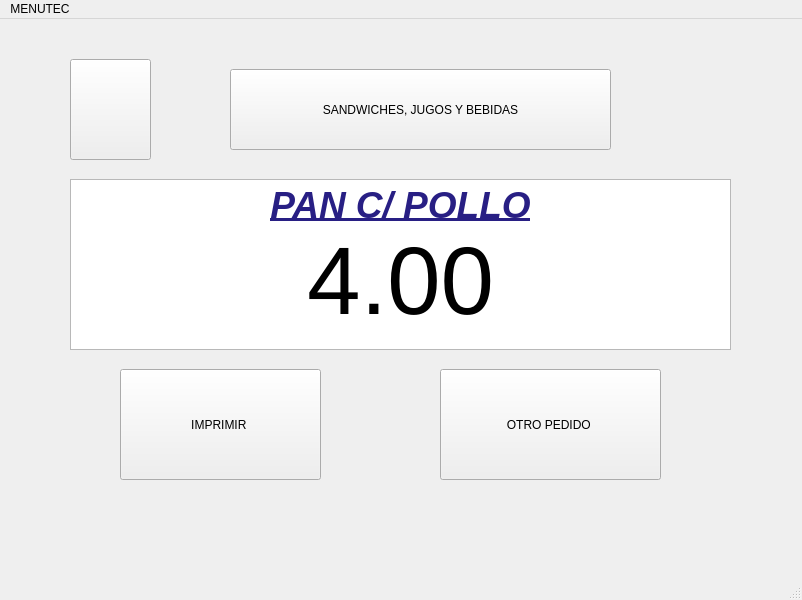
<?xml version="1.0" encoding="UTF-8"?>
<ui version="4.0">
 <class>panes3Window</class>
 <widget class="QMainWindow" name="panes3Window">
  <property name="geometry">
   <rect>
    <x>0</x>
    <y>0</y>
    <width>802</width>
    <height>600</height>
   </rect>
  </property>
  <property name="windowTitle">
   <string>MainWindow</string>
  </property>
  <widget class="QWidget" name="centralwidget">
   <widget class="QPushButton" name="btnImprimir53">
    <property name="geometry">
     <rect>
      <x>120</x>
      <y>350</y>
      <width>201</width>
      <height>111</height>
     </rect>
    </property>
    <property name="text">
     <string>IMPRIMIR </string>
    </property>
   </widget>
   <widget class="QPushButton" name="btnPanes3">
    <property name="geometry">
     <rect>
      <x>230</x>
      <y>50</y>
      <width>381</width>
      <height>81</height>
     </rect>
    </property>
    <property name="text">
     <string>SANDWICHES, JUGOS Y BEBIDAS</string>
    </property>
    <property name="icon">
     <iconset>
      <normaloff>UTEC.png</normaloff>UTEC.png</iconset>
    </property>
   </widget>
   <widget class="QPushButton" name="btnPedido53">
    <property name="geometry">
     <rect>
      <x>440</x>
      <y>350</y>
      <width>221</width>
      <height>111</height>
     </rect>
    </property>
    <property name="text">
     <string>OTRO PEDIDO </string>
    </property>
   </widget>
   <widget class="QPushButton" name="btnIzquierda53">
    <property name="geometry">
     <rect>
      <x>70</x>
      <y>40</y>
      <width>81</width>
      <height>101</height>
     </rect>
    </property>
    <property name="text">
     <string/>
    </property>
    <property name="icon">
     <iconset>
      <normaloff>flecha-hacia-la-izquierda-antes-de-icono-4330-128.png</normaloff>flecha-hacia-la-izquierda-antes-de-icono-4330-128.png</iconset>
    </property>
    <property name="iconSize">
     <size>
      <width>100</width>
      <height>100</height>
     </size>
    </property>
   </widget>
   <widget class="QTextEdit" name="textEdit_2">
    <property name="geometry">
     <rect>
      <x>70</x>
      <y>160</y>
      <width>661</width>
      <height>171</height>
     </rect>
    </property>
    <property name="html">
     <string>&lt;!DOCTYPE HTML PUBLIC &quot;-//W3C//DTD HTML 4.0//EN&quot; &quot;http://www.w3.org/TR/REC-html40/strict.dtd&quot;&gt;
&lt;html&gt;&lt;head&gt;&lt;meta name=&quot;qrichtext&quot; content=&quot;1&quot; /&gt;&lt;style type=&quot;text/css&quot;&gt;
p, li { white-space: pre-wrap; }
&lt;/style&gt;&lt;/head&gt;&lt;body style=&quot; font-family:'Ubuntu'; font-size:11pt; font-weight:400; font-style:normal;&quot;&gt;
&lt;p align=&quot;center&quot; style=&quot; margin-top:0px; margin-bottom:0px; margin-left:0px; margin-right:0px; -qt-block-indent:0; text-indent:0px;&quot;&gt;&lt;span style=&quot; font-size:28pt; font-weight:600; font-style:italic; text-decoration: underline; color:#281f84;&quot;&gt;PAN C/ POLLO&lt;/span&gt;&lt;/p&gt;
&lt;p align=&quot;center&quot; style=&quot; margin-top:0px; margin-bottom:0px; margin-left:0px; margin-right:0px; -qt-block-indent:0; text-indent:0px;&quot;&gt;&lt;span style=&quot; font-size:72pt;&quot;&gt;4.00&lt;/span&gt;&lt;/p&gt;&lt;/body&gt;&lt;/html&gt;</string>
    </property>
   </widget>
  </widget>
  <widget class="QMenuBar" name="menubar">
   <property name="geometry">
    <rect>
     <x>0</x>
     <y>0</y>
     <width>802</width>
     <height>25</height>
    </rect>
   </property>
   <widget class="QMenu" name="menuMENUTEC">
    <property name="title">
     <string>MENUTEC</string>
    </property>
   </widget>
   <addaction name="menuMENUTEC"/>
  </widget>
  <widget class="QStatusBar" name="statusbar"/>
 </widget>
 <resources/>
 <connections/>
</ui>
